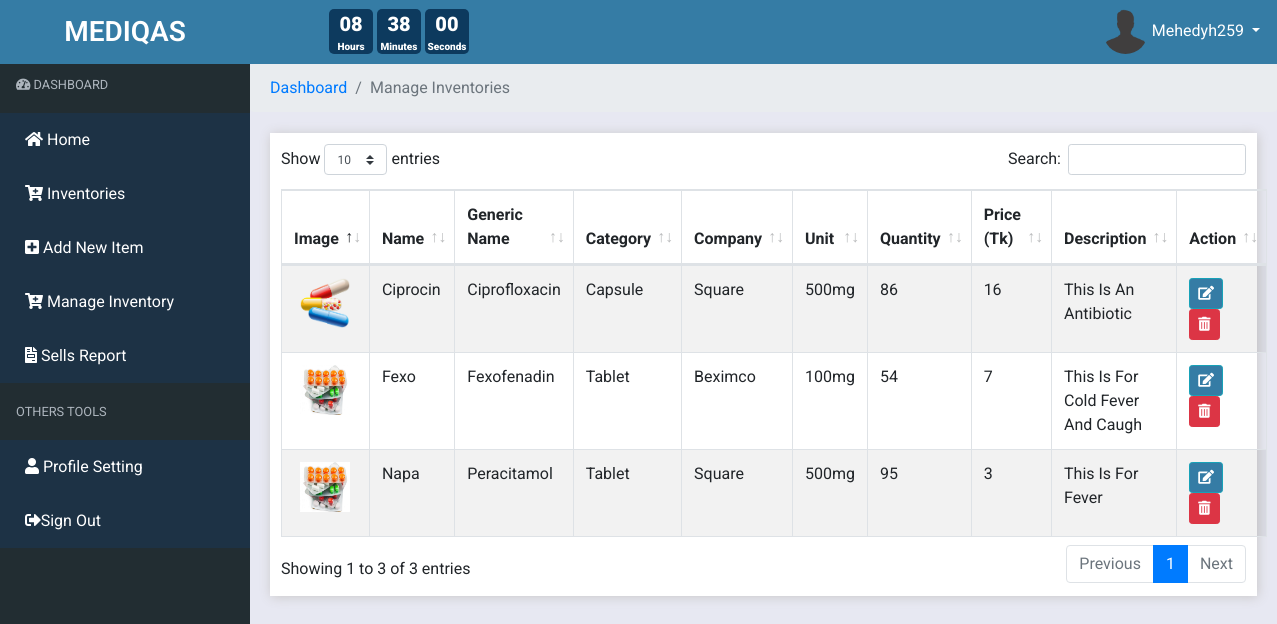
The app's page /manage-inventories.php (signed in) with its own data.
### tables this page shows
CREATE TABLE `inventory` (
  `id` int(11) NOT NULL,
  `itemName` varchar(50) NOT NULL,
  `itemGroup` varchar(50) NOT NULL,
  `itemCategory` varchar(50) NOT NULL,
  `itemCompany` varchar(50) NOT NULL,
  `itemUnit` varchar(50) NOT NULL,
  `itemQuantity` int(10) NOT NULL,
  `itemPrice` float NOT NULL,
  `itemDescription` varchar(500) NOT NULL
);

CREATE TABLE `categories` (
  `id` int(11) NOT NULL,
  `name` varchar(200) NOT NULL,
  `picture` varchar(200) NOT NULL
);

### manage-inventories.php (the view, shortened to what this page needs)
<?php
include('include/header.php');
include('include/conn.php');
?>
<section class="sidebar-area">
    <?php include('include/sidebar.php') ?>
</section>
<section class="content-area">
    <?php include('include/topbar.php')  ?>
    <div class="breadcumb-area">
        <nav aria-label="breadcrumb">
            <ol class="breadcrumb">
                <li class="breadcrumb-item"><i class="fa fa-dashboard"></i><a href="index.php"> Dashboard</a></li>
                <li class="breadcrumb-item active" aria-current="page">Manage Inventories</li>
            </ol>
        </nav>
    </div>
    <div class="table-area">
        <div class="container-fluid">
            <div class="row">
                <div class="col-md-12">
                    <div class="tableBox" >
                        <table id="dataTable" class="table table-bordered table-striped" style="z-index: -1">
                            <thead>
                                <tr>
                                    <th>Image</th>
                                    <th>Name</th>
                                    <th>Generic Name</th>
                                    <th>Category</th>
                                    <th>Company</th>
                                    <th>Unit</th>
                                    <th>Quantity</th>
                                    <th>Price (Tk)</th>
                                    <th>Description</th>
                                    <th>Action</th>
                                </tr>
                            </thead>
                            <tbody>
                                <?php
                                    $sql="SELECT * FROM inventory";
                                    $query = mysqli_query($conn,$sql);
                                    while($row = mysqli_fetch_assoc($query)){
                                    $item = $row['itemCategory'];
                                    $qq = mysqli_query($conn,"select * from categories where name='$item'");
                                    $pic = mysqli_fetch_assoc($qq);
                                ?>
                                <tr class="text-capitalize">
                                <td class="text-center"><img src="assets/img/<?php echo $pic['picture']; ?>" alt="image"
                                    style="width:50px;height:50px; "></td>
                                    <td><?php echo $row['itemName']  ?></td>
                                    <td><?php echo $row['itemGroup']  ?></td>
                                    <td><?php echo $row['itemCategory']  ?></td>
                                    <td><?php echo $row['itemCompany']  ?></td>
                                    <td><?php echo $row['itemUnit']  ?></td>
                                    <td><?php  echo $row['itemQuantity'];?></td>
                                    <td><?php echo $row['itemPrice'] ?></td>
                                    <td><?php echo $row['itemDescription'] ?></td>
                                    <td>
                                        <ul class="list-inline m-0">
                                            <li class="list-inline-item">
                                                <button class="btn btn-info btn-sm " type="button" id="update_btn" data-id="<?php echo $row['id']; ?>" data-toggle="tooltip" data-placement="top" title="Edit"><i class="fa fa-edit"></i> </button>
                                            </li>
                                            <li class="list-inline-item">
                                                <button class="btn btn-danger btn-sm " type="button" id="delete_btn" data-id="<?php echo $row['id']; ?>" data-toggle="tooltip" data-placement="top" title="Delete"><i class="fa fa-trash-alt"></i> </button>
                                            </li>
                                        </ul>
                                    </td>
        <?php
    }
      ?>
                            </tbody>
                        </table>
                    </div>
                </div>
            </div>
        </div>
    </div>
</section>
<?php include('include/footer.php'); ?>

### assets/css/style.css (style rules this page uses)
* { padding: 0; margin: 0; }
body { font-family: 'Roboto', sans-serif; }
a, a:hover { text-decoration: none; }
.sidebar-area { position: fixed; width: 250px; height: 100%; background: #222D32; padding: none; }
ul { padding: 0 }
.content-area { background: #e7e8f2; min-height: 100vh; margin-left: 250px; width: calc(100% - 250px) !important; }
.btn-info { background: #357CA5; }
.tableBox { background: white; box-shadow: 1px 1px 11px #c9c7c7; margin: 5px; padding: 11px; }

### records on screen
inventory: categories.picture (picture), itemName "Ciprocin", itemGroup "Ciprofloxacin", itemCategory "Capsule", itemCompany "Square", itemUnit "500mg", itemQuantity "86", itemPrice "16", itemDescription "This Is An Antibiotic"
inventory: categories.picture (picture), itemName "Fexo", itemGroup "Fexofenadin", itemCategory "Tablet", itemCompany "Beximco", itemUnit "100mg", itemQuantity "54", itemPrice "7", itemDescription "This Is For Cold Fever And Caugh"
inventory: categories.picture (picture), itemName "Napa", itemGroup "Peracitamol", itemCategory "Tablet", itemCompany "Square", itemUnit "500mg", itemQuantity "95", itemPrice "3", itemDescription "This Is For Fever"

### other values on screen
$_SESSION['userName'] "Mehedyh259"
